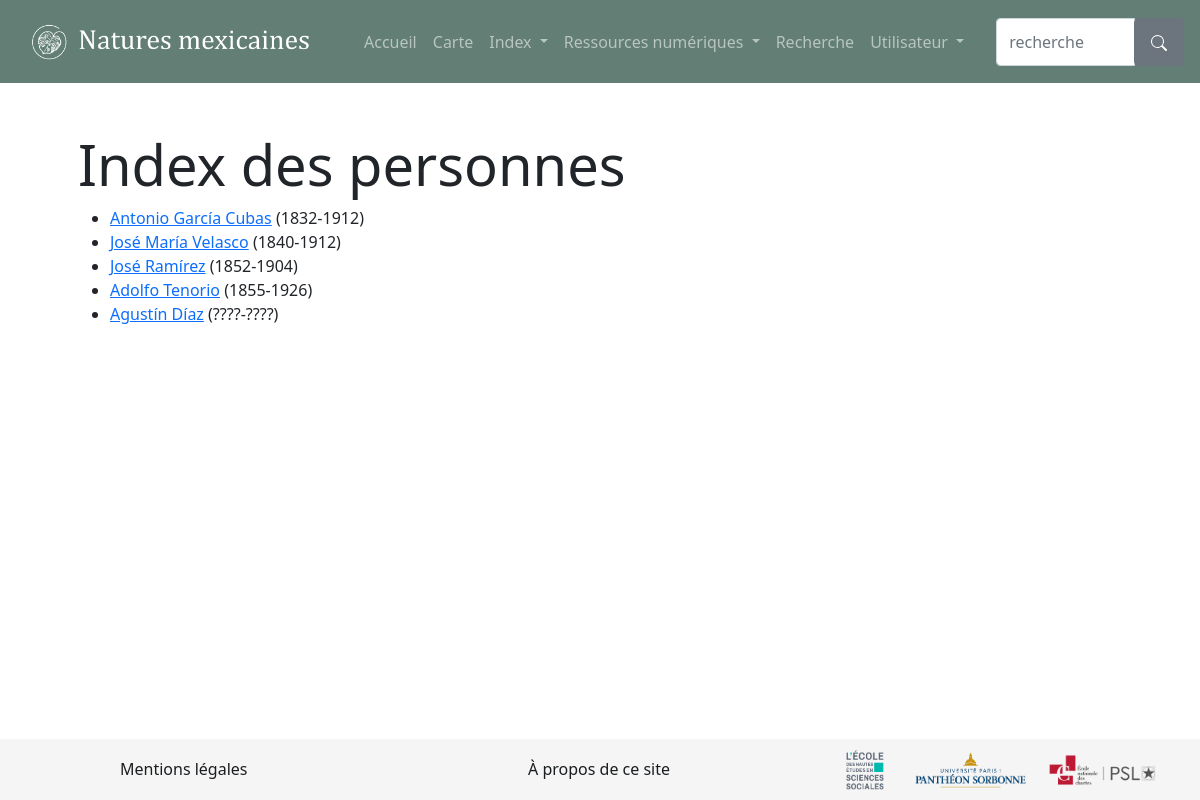
Screenshot of /persons/index with the database file from the repository.
### natures_mexicaines/modeles/entities.py (models this page shows)
class Person(db.Model):
    id = db.Column(db.Integer, unique=True, nullable=False, primary_key=True, autoincrement=True)
    name = db.Column(db.Text)
    birth = db.Column(db.Text)
    death = db.Column(db.Text)
    description = db.Column(db.Text)
    image = db.Column(db.Text)

### natures_mexicaines/routes/generic.py (the view)
@app.route("/persons/index")
def index_persons():
    persons = Person.query.order_by(Person.birth.asc()).all()
    return render_template("pages/index_persons.html", name=name, persons=persons)

### natures_mexicaines/templates/pages/index_persons.html (shortened to what this page needs)
{% extends "partials/gabarit_index.html" %}
{% block name %}Index des personnes{% endblock %}
{% block index %}
    {% if persons %}
        <ul>
            {% for person in persons %}
                <li><a href="{{url_for('person', person_id=person.id)}}">{{person.name}}</a> ({{person.birth}}-{{person.death}})</li>
            {% endfor %}
        </ul>
    {% else %}
        {% include "partials/alerte_contenu_indisponible.html" %}
    {% endif %}
{% endblock %}

### rows the page displays
Person: name "Antonio García Cubas", birth "1832", death "1912"
Person: name "José María Velasco", birth "1840", death "1912"
Person: name "José Ramírez", birth "1852", death "1904"
Person: name "Adolfo Tenorio", birth "1855", death "1926"
Person: name "Agustín Díaz", birth "????", death "????"
